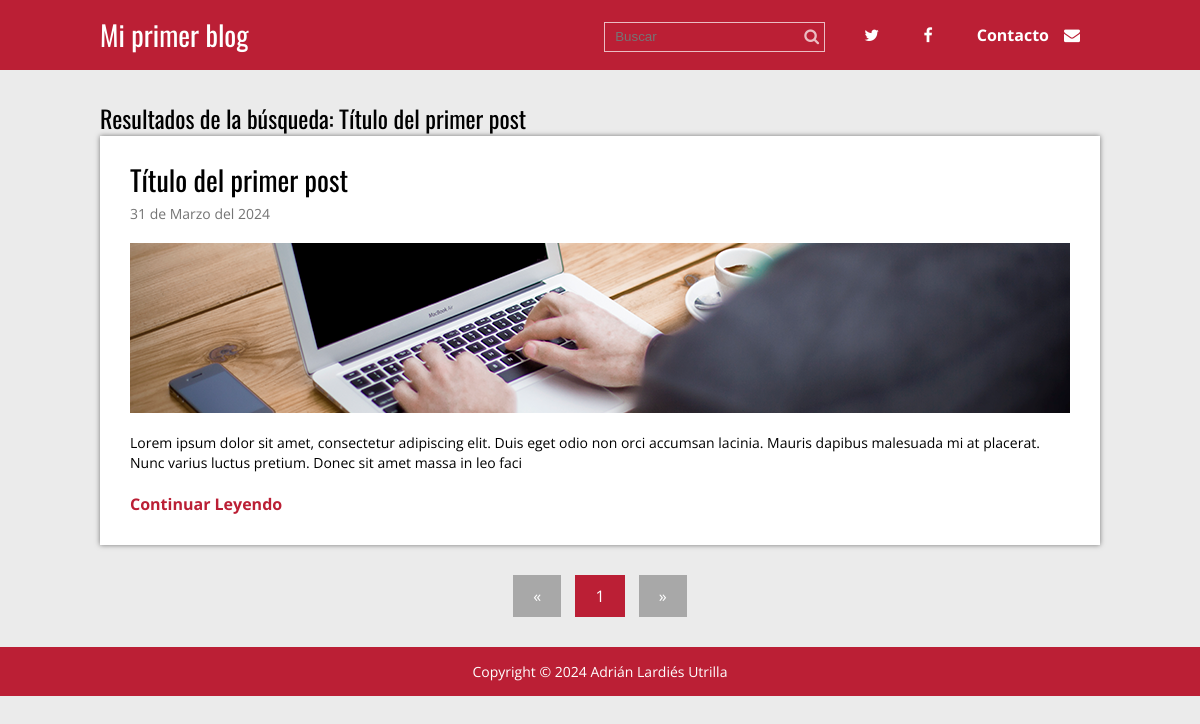
Screenshot of /buscar.php?busqueda=Título del primer post with the database file from the repository.
### tables this page shows
CREATE TABLE `articulos` (
  `id` int(11) NOT NULL,
  `titulo` varchar(200) NOT NULL,
  `extracto` varchar(200) NOT NULL,
  `fecha` timestamp NOT NULL DEFAULT current_timestamp(),
  `texto` text NOT NULL,
  `thumb` varchar(50) NOT NULL
);

### buscar.php (called while the page is built, shortened)
<?php
require 'admin/config.php';
require 'functions.php';
$conexion = conexion($bd_config);
if($_SERVER['REQUEST_METHOD'] == 'GET' && !empty($_GET['busqueda'])){
	$busqueda = limpiarDatos($_GET['busqueda']);
	$statement =$conexion->prepare(
		"SELECT * FROM articulos WHERE titulo LIKE :busqueda or texto LIKE :busqueda"
	);
	$statement->execute(array(':busqueda' => "%$busqueda%"));
	$resultados = $statement->fetchAll();
	if (empty($resultados)) {
		$titulo = 'No se encontraron artículos con el resultado: ' . $busqueda;
	} else {
		$titulo = 'Resultados de la búsqueda: ' . $busqueda;
	}
} else {
	header('Location:' . RUTA . '/index.php');
}
require 'views/buscar.view.php';
?>

### functions.php (called while the page is built, shortened)
<?php
function limpiarDatos($datos){
	$datos = trim($datos);
	$datos = stripslashes($datos);
	$datos = htmlspecialchars($datos);
    return $datos;
}
function fecha($fecha){
	$timestamp = strtotime($fecha);
	$meses = ['Enero', 'Febrero', 'Marzo', 'Abril', 'Mayo', 'Junio', 'Julio', 'Agosto', 'Septiembre', 'Octubre', 'Noviembre', 'Diciembre'];
	$dia = date('d', $timestamp);
	$mes = date('m', $timestamp) - 1;
	$year = date('Y', $timestamp);
	$fecha = $dia . ' de ' . $meses[$mes] . ' del ' . $year;
	return $fecha;
}
?>

### views/buscar.view.php (the view)
<?php require 'header.php' ?>
	<div class="contenedor">
		<h2><?php echo $titulo; ?></h2>
		<?php foreach($resultados as $post): ?>
			<div class="post">
				<article>
					<h2 class="titulo"><a href="single.php?id=<?php echo $post['id']; ?>"><?php echo $post['titulo'] ?></a></h2>
					<p class="fecha"><?php echo fecha($post['fecha']); ?></p>
					<div class="thumb">
						<a href="single.php?id=<?php echo $post['id']; ?>">
							<img src="./imagenes/<?php echo $post['thumb']; ?>" alt="<?php echo $post['titulo'] ?>">
						</a>
					</div>
					<p class="extracto"><?php echo $post['extracto'] ?></p>
					<a href="single.php?id=<?php echo $post['id']; ?>" class="continuar">Continuar Leyendo</a>
				</article>
			</div>
		<?php endforeach; ?>
		<?php require 'paginacion.php'; ?>
	</div>
<?php require 'footer.php'; ?>

### css/estilos.css (style rules this page uses)
* { margin: 0; padding: 0; -webkit-box-sizing: border-box; -moz-box-sizing: border-box; box-sizing: border-box; }
body { font-size: 16px; font-family: 'Open Sans', sans-serif; background: #ebebeb; }
h1, h2, h3, h4, h5, h6 { font-family: "Oswald", Arial, Sans-serif; font-weight: normal; }
a { text-decoration: none; color:#BB1F35; }
.contenedor { max-width: 1000px; width: 90%; margin: auto; }
.post { width: 100%; background: #fff; box-shadow: 0px 0px 5px rgba(0,0,0, .5); margin-bottom: 30px; padding: 30px; }
.post article .titulo { font-family: "Oswald", Arial, Sans-serif; font-size: 28px; font-weight: normal; line-height: 28px; margin-bottom: 10px; }
.post article .titulo a { color:#000; }
.post article .fecha { color:#747474; font-size: 14px; margin-bottom: 20px; }
.post article .thumb { margin-bottom: 20px; }
.post article .thumb img { vertical-align: top; width: 100%; }
.post article .extracto { font-size: 14px; line-height: 20px; margin-bottom: 20px; }
.post article .continuar { color:#BB1F35; font-weight: bold; }

### rows the page displays
articulos: titulo "Título del primer post", fecha "31 de Marzo del 2024", thumb (picture), extracto "Lorem ipsum dolor sit amet, consectetur adipiscing elit. Duis eget odio non orci accumsan lacinia. Mauris dapibus malesuada mi at placerat. Nunc varius luctus pretium. Donec sit amet massa in leo faci"

### other values shown
$titulo "Resultados de la búsqueda: Título del primer post"
